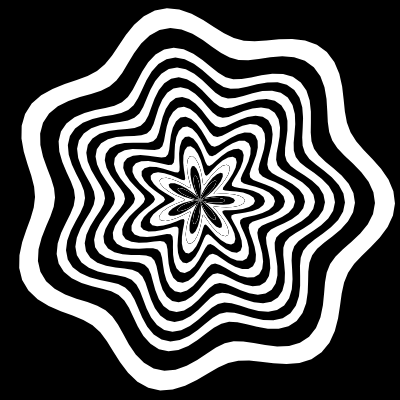
Frame 1 (no input)
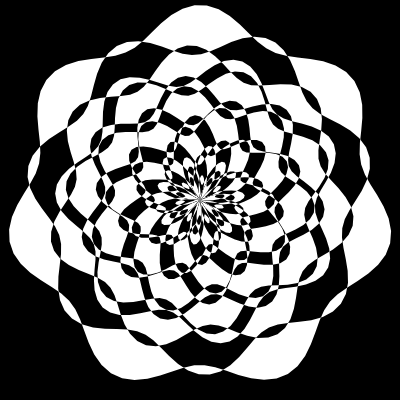
Frame 60 (no input)
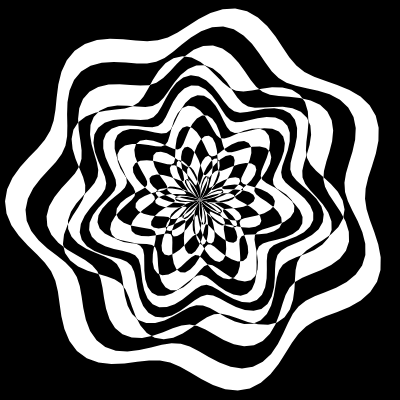
Frame 120 (the mouse pressed at the canvas centre since frame 60)

The p5.js sketch that drew these frames (run headless with seeded random() and noise() and a simulated clock; from frame 60 on, the mouse is pressed at the canvas centre):

// p5.js sketch
// ── sketch.js
let flowers = [];
let flo_num = 18;

function setup() {
  createCanvas(400, 400);
  angleMode(DEGREES);
  // Flower(r, pts, f_amp, period, speed, rotate)
  for(let i = 0; i < flo_num; i++) {
    if(i % 2 == 0) {
   flowers[i] = new Flower(180- i*10, 100, 15, 7, (i+1)*0.2, 1); 
    }
    else {
      flowers[i] = new Flower(140 - i*10, 100, 15, 7, (i+1)*-0.2, 1); 
    }
  }
}

function draw() {
  background(0);
  translate(width/2, height/2);
  for(let i = 0; i < flo_num; i++) {
   flowers[i].display();
  }
}
// ── flower.js
class Flower {
  constructor(r, pts, f_amp, period, speed, rotate) {
    this.x = [];
    this.y = [];
    this.r = r;
    
    this.pts = pts;
    this.f_radius = 0;
    this.f_amp = f_amp;
    this.period = period;
    
    this.speed = speed;
    this.rotate = rotate;
  }
  
  display() {
    push();
    blendMode(DIFFERENCE);
    noStroke();
    fill(255);
    beginShape();
    for(let i = 0; i < this.pts; i++) {
      let angle = i/this.pts * 360;
      this.f_radius = this.f_amp*cos(angle * this.period)
      this.x[i] = (this.r + this.f_radius)*cos(angle + this.rotate);
      this.y[i] = (this.r + this.f_radius)*sin(angle + this.rotate);
      vertex(this.x[i], this.y[i]);
    }
    this.rotate += this.speed;
    endShape(CLOSE);
    pop();
  }
}
